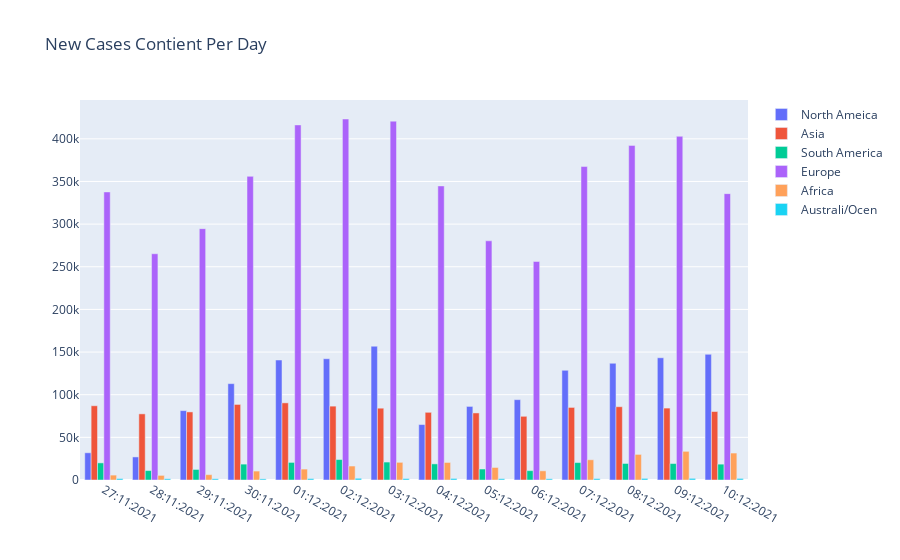

The notebook cell this image was saved under:
### Code cell
fig = go.Figure(data=[
    go.Bar(x=continent_date_plots[0]['Date'], y=continent_date_plots[0]['New Cases'], name = continent_name[0]),
    go.Bar(x=continent_date_plots[0]['Date'], y=continent_date_plots[1]['New Cases'], name = continent_name[1]),
    go.Bar(x=continent_date_plots[0]['Date'], y=continent_date_plots[2]['New Cases'], name = continent_name[2]),
    go.Bar(x=continent_date_plots[0]['Date'], y=continent_date_plots[3]['New Cases'], name = continent_name[3]),
    go.Bar(x=continent_date_plots[0]['Date'], y=continent_date_plots[4]['New Cases'], name = continent_name[4]),
    go.Bar(x=continent_date_plots[0]['Date'], y=continent_date_plots[5]['New Cases'], name = continent_name[5]),
])
# Change the bar mode
fig.update_layout(barmode='group', title_text = 'New Cases Contient Per Day')
fig.show()

### Figure 1 — Plotly figure (JSON) as saved in the notebook; plotly's stock layout.template omitted (floating-point values rounded to 4 significant figures)
{"data": [{"name": "North Ameica", "type": "bar", "x": ["27:11:2021", "28:11:2021", "29:11:2021", "30:11:2021", "01:12:2021", "02:12:2021", "03:12:2021", "04:12:2021", "05:12:2021", "06:12:2021", "07:12:2021", "08:12:2021", "09:12:2021", "10:12:2021"], "y": [31908, 27052, 81346, 112969, 140693, 142172, 156853, 64996, 86268, 94194, 128644, 136868, 143311, 147399]}, {"name": "Asia", "type": "bar", "x": ["27:11:2021", "28:11:2021", "29:11:2021", "30:11:2021", "01:12:2021", "02:12:2021", "03:12:2021", "04:12:2021", "05:12:2021", "06:12:2021", "07:12:2021", "08:12:2021", "09:12:2021", "10:12:2021"], "y": [87041, 77542, 79819, 88590, 90435, 86599, 84194, 79355, 78617, 74687, 85080, 85928, 84304, 80286]}, {"name": "South America", "type": "bar", "x": ["27:11:2021", "28:11:2021", "29:11:2021", "30:11:2021", "01:12:2021", "02:12:2021", "03:12:2021", "04:12:2021", "05:12:2021", "06:12:2021", "07:12:2021", "08:12:2021", "09:12:2021", "10:12:2021"], "y": [20069, 11059, 12373, 18627, 20624, 23991, 21028, 18900, 12877, 10961, 20436, 19383, 19291, 18587]}, {"name": "Europe", "type": "bar", "x": ["27:11:2021", "28:11:2021", "29:11:2021", "30:11:2021", "01:12:2021", "02:12:2021", "03:12:2021", "04:12:2021", "05:12:2021", "06:12:2021", "07:12:2021", "08:12:2021", "09:12:2021", "10:12:2021"], "y": [337747, 265266, 294719, 355993, 416308, 423249, 420727, 344801, 280441, 256202, 367513, 392308, 402955, 335738]}, {"name": "Africa", "type": "bar", "x": ["27:11:2021", "28:11:2021", "29:11:2021", "30:11:2021", "01:12:2021", "02:12:2021", "03:12:2021", "04:12:2021", "05:12:2021", "06:12:2021", "07:12:2021", "08:12:2021", "09:12:2021", "10:12:2021"], "y": [5743, 5400, 6273, 10465, 12802, 16376, 20710, 20567, 14686, 10757, 23708, 30007, 33606, 31610]}, {"name": "Australi/Ocen", "type": "bar", "x": ["27:11:2021", "28:11:2021", "29:11:2021", "30:11:2021", "01:12:2021", "02:12:2021", "03:12:2021", "04:12:2021", "05:12:2021", "06:12:2021", "07:12:2021", "08:12:2021", "09:12:2021", "10:12:2021"], "y": [1697, 1469, 1439, 1338, 1663, 2007, 1692, 1813, 1534, 1447, 1650, 1870, 1918, 1842]}], "layout": {"barmode": "group", "title": {"text": "New Cases Contient Per Day"}}}
